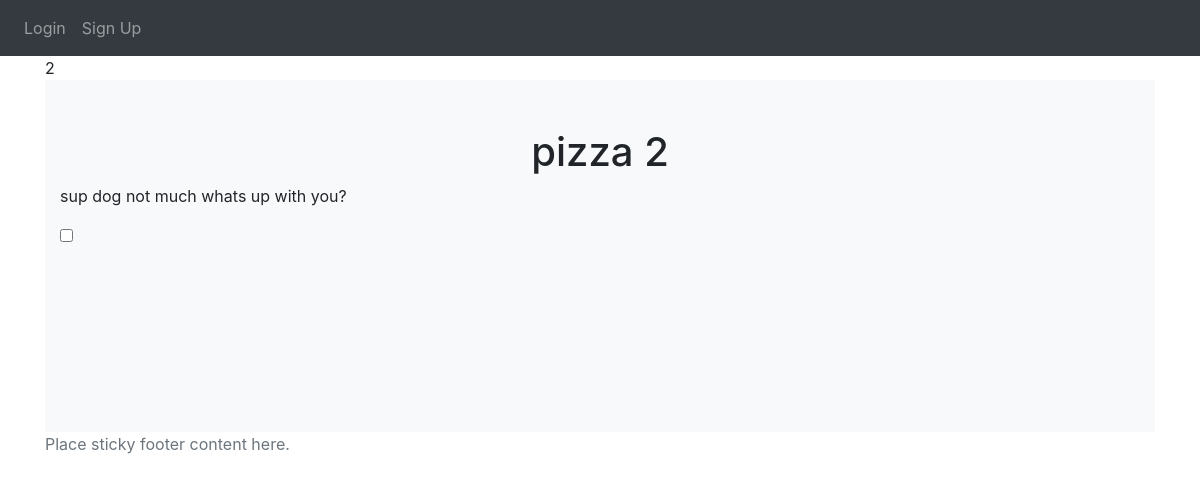
The page /item/2 on the database as committed earlier.
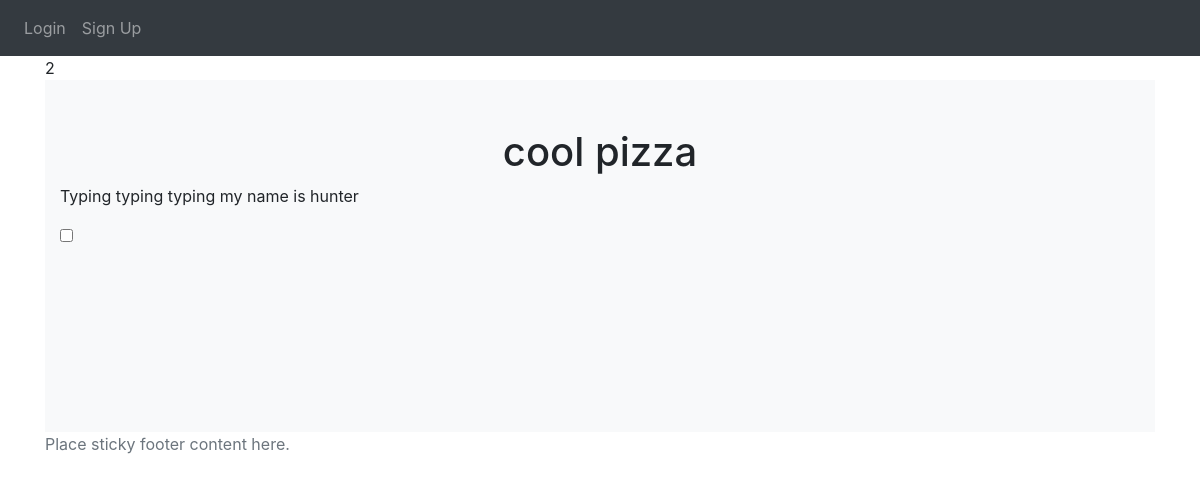
The same page on the database as committed later.
### website/models.py (models this page shows)
class Items(db.Model):
    id = db.Column(db.Integer, primary_key=True)
    quantity = db.Column(db.Integer)
    price = db.Column(db.Integer)
    option1price = db.Column(db.Integer)
    option2price = db.Column(db.Integer)
    name = db.Column(db.String(150))
    option1Name = db.Column(db.String(150))
    option2Name = db.Column(db.String(150))
    description = db.Column(db.String(500))
    option1Description = db.Column(db.String(500))
    option2Description = db.Column(db.String(500))
    item_image = db.Column(db.String(40))

### website/views.py (the view)
@views.route('/item/<int:id>', methods=['GET', 'POST'])
def item(id):
  if request.method == 'POST':
    name = request.form.get('name')
    price = request.form.get('price')
    quantity = request.form.get('quantity')
    cart_item = Cart(name=name, price=price, quantity=quantity)
    db.session.add(cart_item)
    db.session.commit()
    flash('Added to cart!', category='success')
    return redirect(url_for('views.cart'))
  else:
    rows = Cart.query.filter(Cart.id).count()
    return render_template('item.html', user=current_user, current_item=get_items()[id-1], rows = rows)

### website/views.py (called while the page is built)
def get_items():
  ids = [id[0] for id in Items.query.with_entities(Items.id).all()] # fixed
  test_items = []
  for id in ids:
    item = Items.query.filter_by(id=id).first()
    grabber = {'id': 0, 'name': '', 'price': 0, 'desc': '', 'img': '', 'toppings': ['']}
    grabber['id'] = item.id
    grabber['name'] = item.name
    grabber['price'] = item.price
    grabber['desc'] = item.description
    grabber['img'] = item.item_image
    test_items.append(grabber)
  return test_items

### website/templates/item.html (shortened to what this page needs)
{% extends "base.html" %} {% block title %}Item{% endblock %}
{% block content%}
{{current_item.id}}
<div class="album py-5 bg-light">
    <h1 align="center">{{ current_item.name }}</h1>
    <div class="container">
        <p>{{ current_item.desc }}</p>
        <p>
          {% for topping in current_item.toppings %}
          <input type="checkbox" id="id_{{topping}}" name="toppings" value="{{topping}}">
          <label for="id_{{topping}}">{{ topping }}</label><br>
          {% endfor %}
        </p>
        <form method="POST">
          <div class="form-group">
          </div>
          <div class="form-group">
          </div>
          <div class="form-group">
          </div>
      </form>
    </div>
</div>
{% endblock %}

Rows that differ between the two databases and show on the page:
changed Items: name "pizza 2" → "cool pizza"; desc "sup dog not much whats up with you?" → "Typing typing typing my name is hunter"
